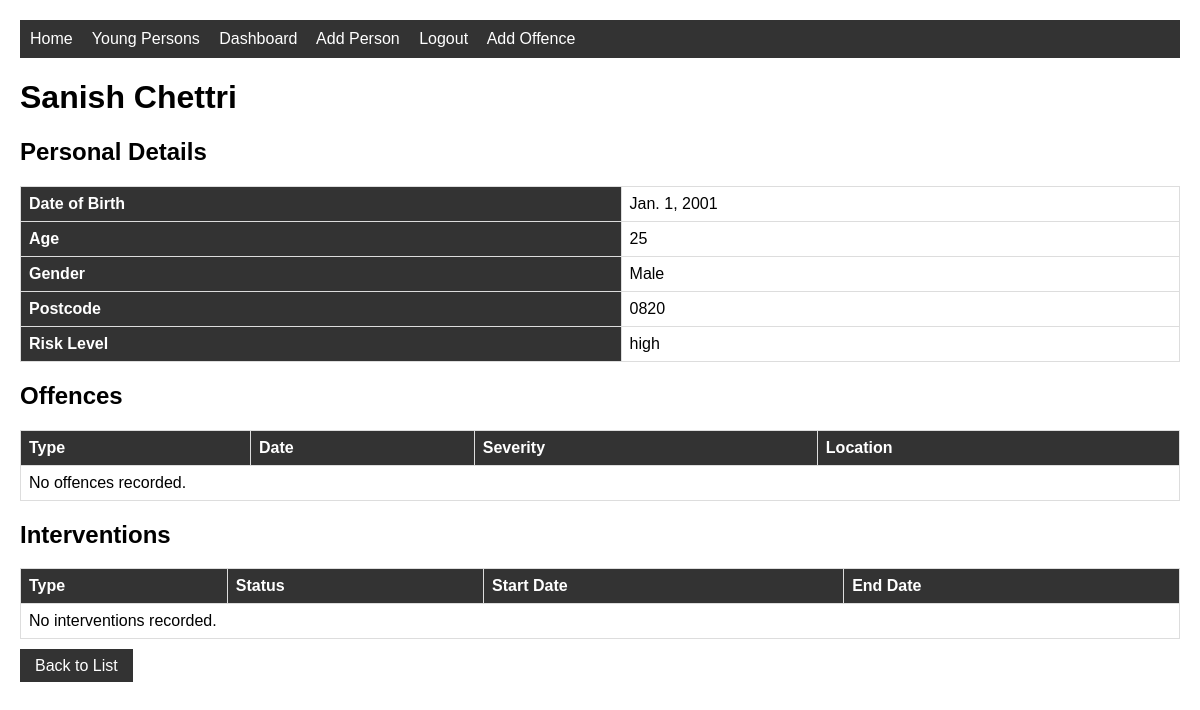
Before: /youngperson/1/ (signed in) with the older database file.
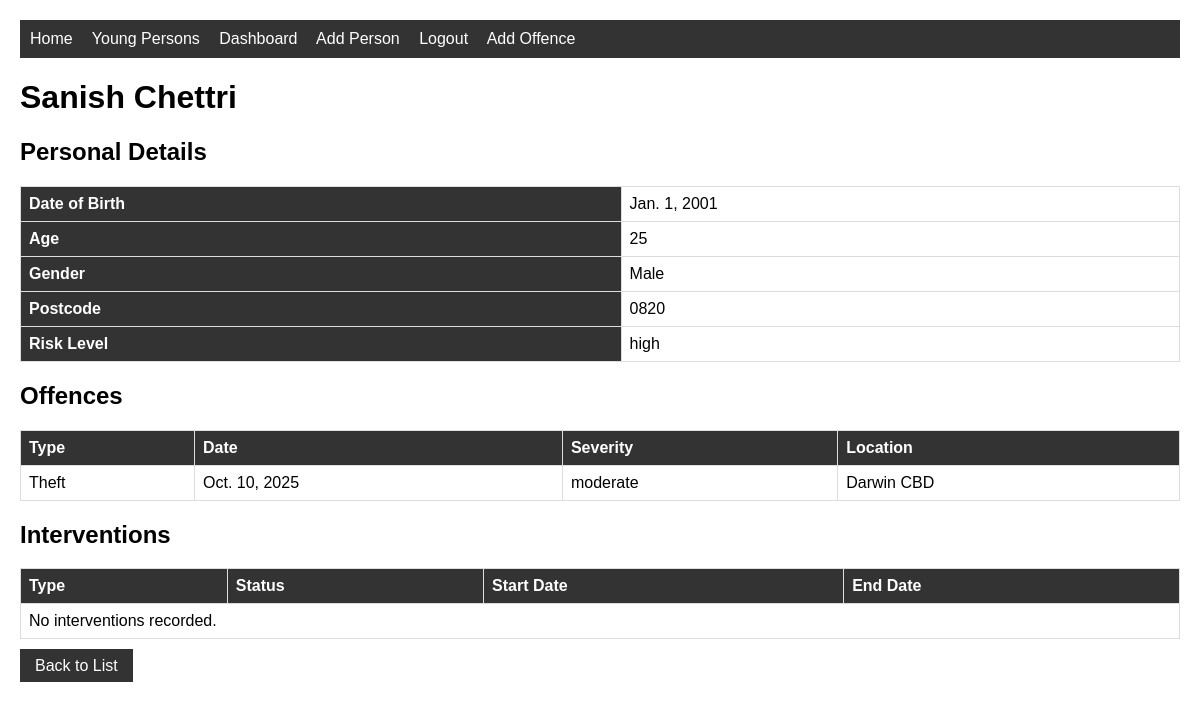
After: the same page with the newer database file.
### justice/models.py (models this page shows, shortened)
class Offence(models.Model):
    SEVERITY_CHOICES = [
        ('minor', 'Minor'),
        ('moderate', 'Moderate'),
        ('serious', 'Serious'),
    ]
    young_person = models.ForeignKey(
        YoungPerson, on_delete=models.CASCADE, related_name='offences')
    offence_type = models.CharField(max_length=100)
    date_of_offence = models.DateField()
    location = models.CharField(max_length=200)
    severity = models.CharField(max_length=10, choices=SEVERITY_CHOICES)
    description = models.TextField()

### justice/views.py (the view)
# urls.py: path('youngperson/<int:pk>/', views.YoungPersonDetailView.as_view(), name='youngperson-detail'),
class YoungPersonDetailView(LoginRequiredMixin, DetailView):
    model = YoungPerson
    template_name = 'justice/youngperson_detail.html'
    context_object_name = 'youngperson'
    def get_queryset(self):
        return YoungPerson.objects.prefetch_related(
            'offences', 'interventions', 'hearings'
        )

### justice/models.py (called while the page is built)
    @property
    def age(self):
        from datetime import date
        today = date.today()
        return today.year - self.date_of_birth.year

### justice/templates/justice/youngperson_detail.html
{% extends 'justice/base.html' %}
{% block content %}
<h1>{{ youngperson.first_name }} {{ youngperson.last_name }}</h1>
<h2>Personal Details</h2>
<table>
    <tr><th>Date of Birth</th><td>{{ youngperson.date_of_birth }}</td></tr>
    <tr><th>Age</th><td>{{ youngperson.age }}</td></tr>
    <tr><th>Gender</th><td>{{ youngperson.gender }}</td></tr>
    <tr><th>Postcode</th><td>{{ youngperson.postcode }}</td></tr>
    <tr><th>Risk Level</th><td>{{ youngperson.risk_level }}</td></tr>
</table>
<h2>Offences</h2>
<table>
    <tr>
        <th>Type</th>
        <th>Date</th>
        <th>Severity</th>
        <th>Location</th>
    </tr>
    {% for offence in youngperson.offences.all %}
    <tr>
        <td>{{ offence.offence_type }}</td>
        <td>{{ offence.date_of_offence }}</td>
        <td>{{ offence.severity }}</td>
        <td>{{ offence.location }}</td>
    </tr>
    {% empty %}
    <tr><td colspan="4">No offences recorded.</td></tr>
    {% endfor %}
</table>
<h2>Interventions</h2>
<table>
    <tr>
        <th>Type</th>
        <th>Status</th>
        <th>Start Date</th>
        <th>End Date</th>
    </tr>
    {% for intervention in youngperson.interventions.all %}
    <tr>
        <td>{{ intervention.intervention_type }}</td>
        <td>{{ intervention.status }}</td>
        <td>{{ intervention.start_date }}</td>
        <td>{{ intervention.end_date }}</td>
    </tr>
    {% empty %}
    <tr><td colspan="4">No interventions recorded.</td></tr>
    {% endfor %}
</table>
<br>
<a href="{% url 'justice:youngperson-list' %}" class="btn">Back to List</a>
{% endblock %}

Changed rows visible on the page:
added Offence: offence_type "Theft", date_of_offence "Oct. 10, 2025", severity "moderate", location "Darwin CBD"
Other visible differences:
text no longer shown: "No offences recorded."
